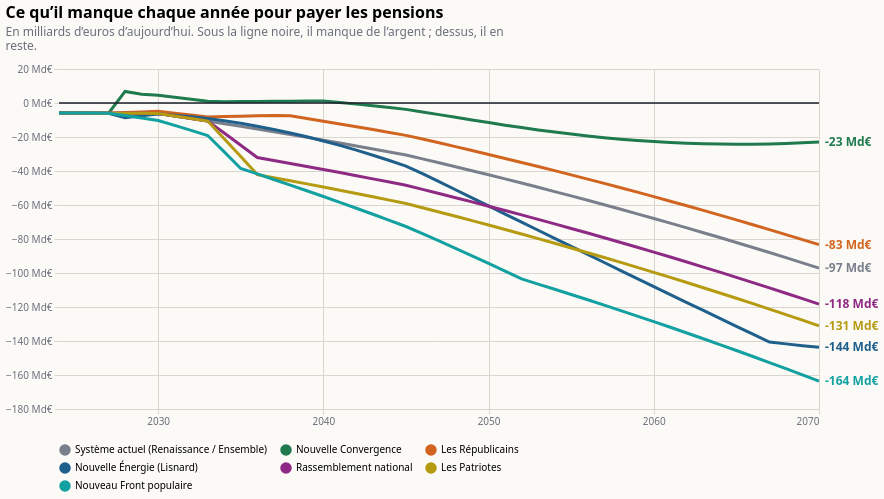

Write the Vega-Lite specification saved for this chart.
### Vega-Lite specification from a JSON file in a GitHub repository (floating-point values rounded to 4 significant figures; data arrays with more than 128 entries replaced by an {"elided": "..."} marker saying what was removed)
{"$schema": "https://vega.github.io/schema/vega-lite/v6.json", "title": {"text": "Ce qu’il manque chaque année pour payer les pensions", "subtitle": ["En milliards d’euros d’aujourd’hui. Sous la ligne noire, il manque de l’argent ; dessus, il en", "reste."], "anchor": "start", "fontSize": 16, "subtitleColor": "#6b6f7b", "subtitlePadding": 6, "offset": 12}, "background": "#fbfaf7", "config": {"font": "system-ui, sans-serif", "axis": {"gridColor": "#d9d6cf", "labelColor": "#6b6f7b", "domain": false, "tickColor": "#d9d6cf"}, "legend": {"orient": "bottom", "columns": 3, "labelLimit": 2000, "symbolOpacity": 1}, "view": {"stroke": null}}, "width": 760, "height": 340, "data": {"values": {"elided": "329 records"}}, "encoding": {"x": {"field": "annee", "type": "quantitative", "scale": {"domain": [2024, 2070]}, "axis": {"format": "d", "title": null, "values": [2030, 2040, 2050, 2060, 2070]}}, "y": {"field": "valeur", "type": "quantitative", "scale": {"zero": true, "padding": 12}, "axis": {"title": null, "labelExpr": "replace(format(datum.value, ',.0f'), ',', ' ') + ' Md€'", "tickCount": 7}}, "color": {"field": "programme", "type": "nominal", "title": null, "sort": ["Système actuel (Renaissance / Ensemble)", "Nouvelle Convergence", "Les Républicains", "Nouvelle Énergie (Lisnard)", "Rassemblement national", "Les Patriotes", "Nouveau Front populaire"], "scale": {"domain": ["Système actuel (Renaissance / Ensemble)", "Nouvelle Convergence", "Les Républicains", "Nouvelle Énergie (Lisnard)", "Rassemblement national", "Les Patriotes", "Nouveau Front populaire"], "range": ["#7a7f8c", "#1f7a4d", "#d1641f", "#1f5f8b", "#8e2a84", "#b59a12", "#12a0a0"]}, "legend": {"orient": "bottom", "columns": 3, "labelLimit": 2000}}}, "layer": [{"mark": {"type": "line", "strokeWidth": 3}}, {"data": {"values": [{"y": 0}]}, "mark": {"type": "rule", "strokeWidth": 1.5}, "encoding": {"x": {"value": 0}, "x2": {"value": 760}, "y": {"field": "y", "type": "quantitative"}, "color": {"value": "#1b1f2a"}}}, {"data": {"values": [{"annee": 2070, "programme": "Système actuel (Renaissance / Ensemble)", "valeur": -97.1, "etiquette": "-97 Md€"}, {"annee": 2070, "programme": "Nouvelle Convergence", "valeur": -22.94, "etiquette": "-23 Md€"}, {"annee": 2070, "programme": "Les Républicains", "valeur": -83.34, "etiquette": "-83 Md€"}, {"annee": 2070, "programme": "Nouvelle Énergie (Lisnard)", "valeur": -143.7, "etiquette": "-144 Md€"}, {"annee": 2070, "programme": "Rassemblement national", "valeur": -118.3, "etiquette": "-118 Md€"}, {"annee": 2070, "programme": "Les Patriotes", "valeur": -131.1, "etiquette": "-131 Md€"}, {"annee": 2070, "programme": "Nouveau Front populaire", "valeur": -163.6, "etiquette": "-164 Md€"}]}, "mark": {"type": "text", "align": "left", "dx": 6, "fontSize": 12, "fontWeight": "bold"}, "encoding": {"text": {"field": "etiquette"}}}]}
